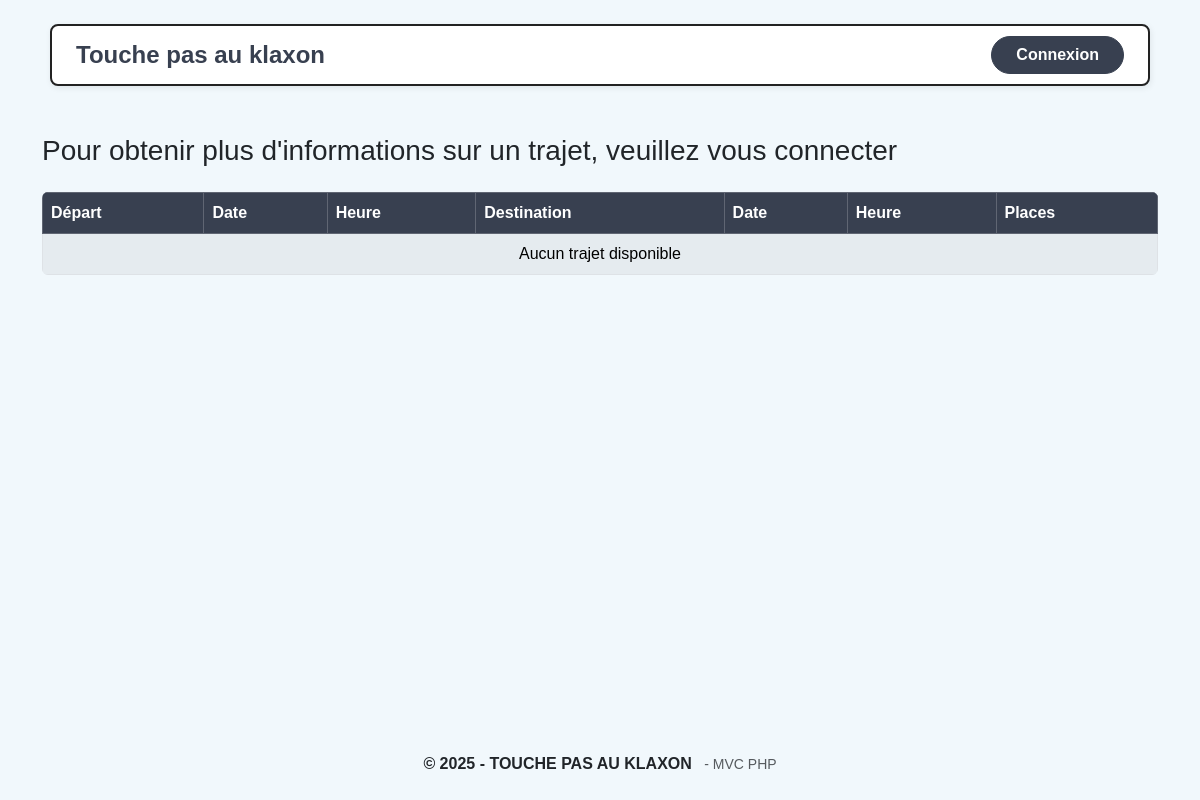
The app's page /public/index.php, older data.
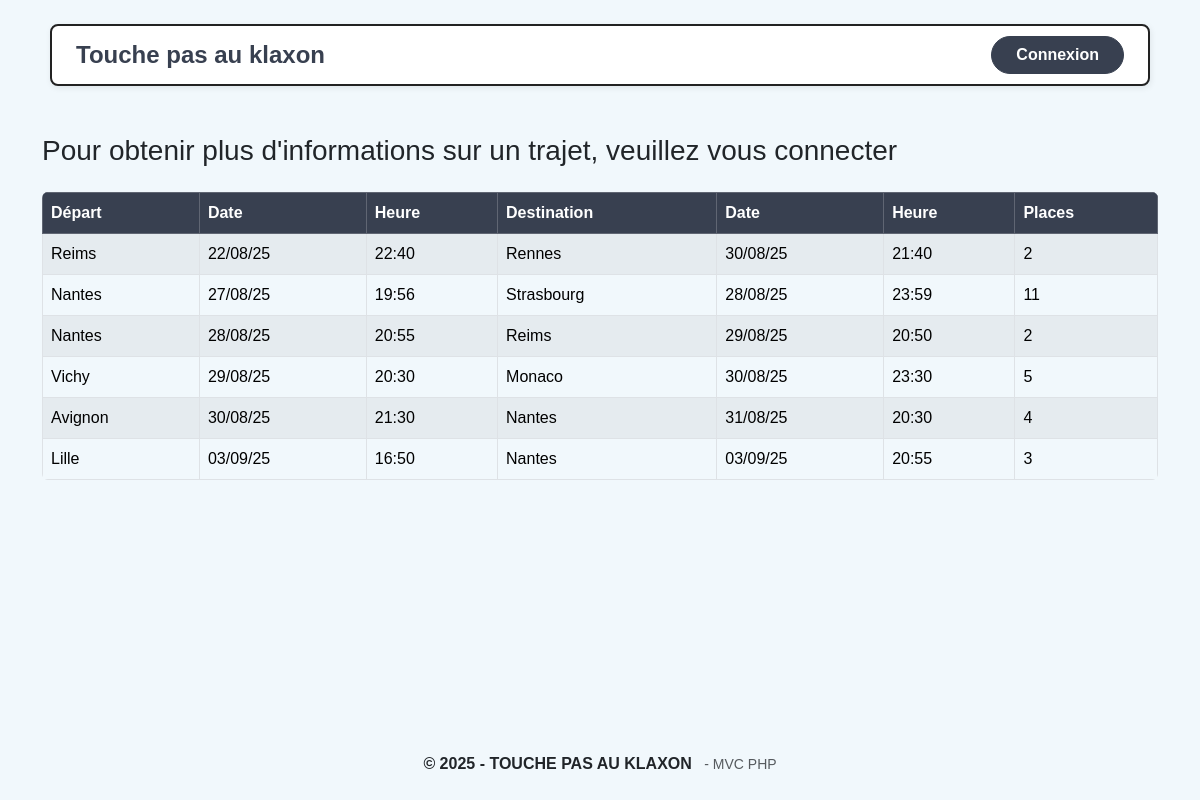
The same page, newer data.
### tables this page shows
CREATE TABLE `trajet` (
  `id_trajet` int(11) NOT NULL AUTO_INCREMENT,
  `id_agence_depart` int(11) NOT NULL,
  `id_agence_arrivee` int(11) NOT NULL,
  `date_heure_depart` datetime NOT NULL,
  `date_heure_arrivee` datetime NOT NULL,
  `nb_places_total` int(11) NOT NULL,
  `nb_places_dispo` int(11) NOT NULL,
  `id_contact` int(11) NOT NULL,
  `id_createur` int(11) NOT NULL,
  PRIMARY KEY (`id_trajet`),
  KEY `id_agence_depart` (`id_agence_depart`),
  KEY `id_agence_arrivee` (`id_agence_arrivee`),
  KEY `id_contact` (`id_contact`),
  KEY `id_createur` (`id_createur`),
  CONSTRAINT `trajet_ibfk_1` FOREIGN KEY (`id_agence_depart`) REFERENCES `agence` (`id_agence`),
  CONSTRAINT `trajet_ibfk_2` FOREIGN KEY (`id_agence_arrivee`) REFERENCES `agence` (`id_agence`),
  CONSTRAINT `trajet_ibfk_3` FOREIGN KEY (`id_contact`) REFERENCES `utilisateur` (`id_user`),
  CONSTRAINT `trajet_ibfk_4` FOREIGN KEY (`id_createur`) REFERENCES `utilisateur` (`id_user`)
);

CREATE TABLE `agence` (
  `id_agence` int(11) NOT NULL AUTO_INCREMENT,
  `nom` varchar(100) NOT NULL,
  PRIMARY KEY (`id_agence`),
  UNIQUE KEY `nom` (`nom`)
);

### app/Controllers/HomeController.php (called while the page is built, shortened)
<?php
require_once __DIR__ . '/../Models/TrajetModel.php';
class HomeController
{
    public function index()
    {
        $trajets = TrajetModel::getTrajetsDisponibles();
        require __DIR__ . '/../Views/home.php';
    }
}

### app/Models/TrajetModel.php (called while the page is built, shortened)
<?php
class TrajetModel
{
    public static function getTrajetsDisponibles(): array
    {
        $pdo = Database::getInstance();
        $now = date('Y-m-d H:i:s');
        $sql = "SELECT
                    ad.nom AS depart,
                    t.date_heure_depart,
                    aa.nom AS arrivee,
                    t.date_heure_arrivee,
                    t.nb_places_dispo
                FROM trajet t
                JOIN agence ad ON t.id_agence_depart = ad.id_agence
                JOIN agence aa ON t.id_agence_arrivee = aa.id_agence
                WHERE t.date_heure_depart > ? AND t.nb_places_dispo > 0
                ORDER BY t.date_heure_depart ASC";
        $stmt = $pdo->prepare($sql);
        $stmt->execute([$now]);
        return $stmt->fetchAll(PDO::FETCH_ASSOC);
    }
}

### app/Views/home.php (the view)
<?php require __DIR__ . '/layouts/header.php'; ?>
<div class="container mt-4">
    <h3 class="mb-4" style="font-family:inherit;">
        Pour obtenir plus d'informations sur un trajet, veuillez vous connecter
    </h3>
    <div class="table-responsive">
      <table class="table table-bordered table-striped table-hover align-middle rounded overflow-hidden">
        <thead class="table-dark">
          <tr>
            <th>Départ</th>
            <th>Date</th>
            <th>Heure</th>
            <th>Destination</th>
            <th>Date</th>
            <th>Heure</th>
            <th>Places</th>
          </tr>
        </thead>
        <tbody>
          <?php
          if (!empty($trajets)): ?>
            <?php foreach ($trajets as $t):
              $dateDep  = date('d/m/y', strtotime($t['date_heure_depart']));
              $heureDep = date('H:i', strtotime($t['date_heure_depart']));
              $dateArr  = date('d/m/y', strtotime($t['date_heure_arrivee']));
              $heureArr = date('H:i', strtotime($t['date_heure_arrivee']));
            ?>
            <tr>
              <td><?= htmlspecialchars($t['depart']) ?></td>
              <td><?= $dateDep ?></td>
              <td><?= $heureDep ?></td>
              <td><?= htmlspecialchars($t['arrivee']) ?></td>
              <td><?= $dateArr ?></td>
              <td><?= $heureArr ?></td>
              <td><?= (int)$t['nb_places_dispo'] ?></td>
            </tr>
            <?php endforeach; ?>
          <?php else: ?>
            <tr>
              <td colspan="7" class="text-center">Aucun trajet disponible</td>
            </tr>
          <?php endif; ?>
        </tbody>
      </table>
    </div>
</div>
<?php require __DIR__ . '/layouts/footer.php'; ?>

### public/index.php (shortened to what this page needs)
<?php
require_once __DIR__ . '/../app/Controllers/HomeController.php';
$uri = $_SERVER['REQUEST_URI'];
if (strpos($uri, '/login') !== false) {
    $controller = new AuthController();
    if ($_SERVER['REQUEST_METHOD'] === 'POST') {
        $controller->login();
    } else {
        $controller->loginForm();
    }
} elseif (strpos($uri, '/logout') !== false) {
    $controller = new AuthController();
    $controller->logout();
} elseif (strpos($uri, '/admin/dashboard') !== false) {
    $controller = new AdminController();
    $controller->dashboard();
} elseif (preg_match('#/admin/agence/create#', $uri)) {
    $controller = new AdminController();
    $controller->createAgence();
} elseif (preg_match('#/admin/agence/edit/(\d+)#', $uri, $m)) {
    $controller = new AdminController();
    $controller->updateAgence($m[1]);
} elseif (preg_match('#/admin/agence/delete/(\d+)#', $uri, $m)) {
    $controller = new AdminController();
    $controller->deleteAgence($m[1]);
} elseif (preg_match('#/admin/trajet/edit/(\d+)#', $uri, $m)) {
    $controller = new AdminController();
    $controller->editTrajet($m[1]);
} elseif (preg_match('#/admin/trajet/delete/(\d+)#', $uri, $m)) {
    $controller = new AdminController();
    $controller->deleteTrajet($m[1]);
} elseif (strpos($uri, '/trajets') !== false) {
    $controller = new TrajetController();
    $controller->mesTrajets();
} elseif (preg_match('#/trajet/edit/(\d+)#', $uri, $matches)) {
    $controller = new TrajetController();
    $controller->editTrajet($matches[1]);
} elseif (preg_match('#/trajet/delete/(\d+)#', $uri, $matches)) {
    $controller = new TrajetController();
    $controller->deleteTrajet($matches[1]);
} else {
    $controller = new HomeController();
    $controller->index();
}

### app/Views/layouts/header.php (shortened to what this page needs)
<?php
$isLoginPage = (isset($_SERVER['REQUEST_URI']) && strpos($_SERVER['REQUEST_URI'], '/login') !== false);
?>
<!DOCTYPE html>
<html lang="fr">
<head>
    <link rel="stylesheet" href="/TOUCHE_PAS_AU_KLAXON/public/assets/css/style.css">
    <link rel="stylesheet" href="/TOUCHE_PAS_AU_KLAXON/node_modules/bootstrap-icons/font/bootstrap-icons.css">
</head>
<body class="d-flex flex-column min-vh-100">
  <header class="d-flex justify-content-center my-4">
    <div class="d-flex align-items-center justify-content-between header-box w-100" style="max-width: 1100px;">
      <span class="fs-4 fw-bold app-title me-3">
        <?php if (!empty($_SESSION['user']) && $_SESSION['user']['role'] === 'admin'): ?>
          <a href="/TOUCHE_PAS_AU_KLAXON/public/admin/dashboard" class="text-dark text-decoration-none">Touche pas au klaxon</a>
        <?php elseif (!empty($_SESSION['user'])): ?>
          <a href="/TOUCHE_PAS_AU_KLAXON/public/trajets" class="text-dark text-decoration-none">Touche pas au klaxon</a>
        <?php else: ?>
          <a href="/TOUCHE_PAS_AU_KLAXON/public/" class="text-dark text-decoration-none">Touche pas au klaxon</a>
        <?php endif; ?>
      </span>
      <div class="d-flex align-items-center flex-wrap gap-2 desktop-menu">
        <?php if (empty($_SESSION['user'])): ?>
          <?php if ($isLoginPage): ?>
            <a href="/TOUCHE_PAS_AU_KLAXON/public/" class="btn btn-dark rounded-pill px-4 btn-login">Accueil</a>
          <?php else: ?>
            <a href="/TOUCHE_PAS_AU_KLAXON/public/login" class="btn btn-dark rounded-pill px-4 btn-login">Connexion</a>
          <?php endif; ?>
        <?php endif; ?>
      </div>
    </div>
  </header>

### app/Views/layouts/footer.php (shortened to what this page needs)
<footer class="mt-auto text-center py-4 bg-transparent">
  <span class="fw-bold">© 2025 - TOUCHE PAS AU KLAXON</span>
  <span class="text-muted small ms-2">- MVC PHP</span>
</footer>
</body>
</html>

Row changes from the older to the newer data that the page shows:
added trajet: id_agence_depart.nom "Reims", date_heure_depart "22/08/25", date_heure_depart "22:40", id_agence_arrivee.nom "Rennes", date_heure_arrivee "30/08/25", date_heure_arrivee "21:40", nb_places_dispo "2"
added trajet: id_agence_depart.nom "Nantes", date_heure_depart "27/08/25", date_heure_depart "19:56", id_agence_arrivee.nom "Strasbourg", date_heure_arrivee "28/08/25", date_heure_arrivee "23:59", nb_places_dispo "11"
added trajet: id_agence_depart.nom "Nantes", date_heure_depart "28/08/25", date_heure_depart "20:55", id_agence_arrivee.nom "Reims", date_heure_arrivee "29/08/25", date_heure_arrivee "20:50", nb_places_dispo "2"
added trajet: id_agence_depart.nom "Vichy", date_heure_depart "29/08/25", date_heure_depart "20:30", id_agence_arrivee.nom "Monaco", date_heure_arrivee "30/08/25", date_heure_arrivee "23:30", nb_places_dispo "5"
added trajet: id_agence_depart.nom "Avignon", date_heure_depart "30/08/25", date_heure_depart "21:30", id_agence_arrivee.nom "Nantes", date_heure_arrivee "31/08/25", date_heure_arrivee "20:30", nb_places_dispo "4"
added trajet: id_agence_depart.nom "Lille", date_heure_depart "03/09/25", date_heure_depart "16:50", id_agence_arrivee.nom "Nantes", date_heure_arrivee "03/09/25", date_heure_arrivee "20:55", nb_places_dispo "3"
Text that changed along with them:
text no longer shown: "Aucun trajet disponible"
